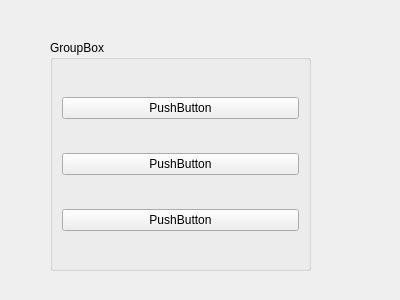
<?xml version="1.0" encoding="UTF-8"?>
<ui version="4.0">
 <class>Form</class>
 <widget class="QWidget" name="Form">
  <property name="geometry">
   <rect>
    <x>0</x>
    <y>0</y>
    <width>400</width>
    <height>300</height>
   </rect>
  </property>
  <property name="windowTitle">
   <string>Form</string>
  </property>
  <widget class="QWidget" name="widget" native="true">
   <property name="geometry">
    <rect>
     <x>50</x>
     <y>40</y>
     <width>261</width>
     <height>231</height>
    </rect>
   </property>
   <layout class="QVBoxLayout" name="verticalLayout">
    <property name="spacing">
     <number>0</number>
    </property>
    <property name="margin">
     <number>0</number>
    </property>
    <item>
     <widget class="QGroupBox" name="groupBox">
      <property name="title">
       <string>GroupBox</string>
      </property>
      <layout class="QVBoxLayout" name="verticalLayout_2">
       <item>
        <widget class="QPushButton" name="pushButton">
         <property name="text">
          <string>PushButton</string>
         </property>
        </widget>
       </item>
       <item>
        <widget class="QPushButton" name="pushButton_2">
         <property name="text">
          <string>PushButton</string>
         </property>
        </widget>
       </item>
       <item>
        <widget class="QPushButton" name="pushButton_3">
         <property name="text">
          <string>PushButton</string>
         </property>
        </widget>
       </item>
      </layout>
     </widget>
    </item>
   </layout>
  </widget>
 </widget>
 <resources/>
 <connections/>
</ui>
